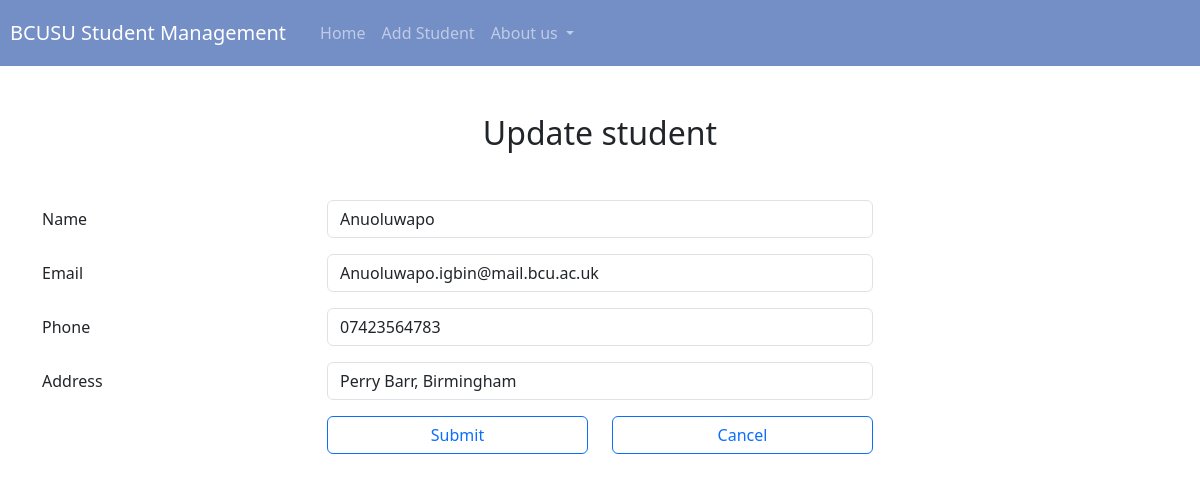
The app's page /edit-student.php?id=2 with its own data.
### tables this page shows
CREATE TABLE `student` (
  `id` int(11) NOT NULL,
  `name` varchar(255) NOT NULL,
  `email` varchar(255) NOT NULL,
  `phone` varchar(255) NOT NULL,
  `address` varchar(255) NOT NULL,
  `created_at` timestamp NOT NULL DEFAULT current_timestamp() ON UPDATE current_timestamp()
);

### edit-student.php (the view, shortened to what this page needs)
<?php
	require_once("db.php");
    $name = "";
    $email = "";
    $phone = "";
    $address = "";
    if ($_SERVER['REQUEST_METHOD'] == 'GET') {
        $id = $_GET["id"];
        $sql = "SELECT * FROM student WHERE id=$id";
        $result = $connection->query($sql);
        $row = $result->fetch_assoc();
        $name =$row["name"];
        $email =$row["email"];
        $phone =$row["phone"];
        $address =$row["address"];
    }
?>
<!DOCTYPE html>
<html lang="en">
<head>
    <link rel="stylesheet" href="https://cdn.jsdelivr.net/npm/bootstrap@5.3.2/dist/css/bootstrap.min.css
">
</head>
<body>
<nav class="navbar navbar-expand-lg navbar-dark mycolor">
		<a class="navbar-brand" style="padding:10px" href="index.php">BCUSU Student Management</a>
		<div class="collapse navbar-collapse" id="navbarSupportedContent">
			<ul class="navbar-nav mr-auto">
				<li class="nav-item active"><a class="nav-link" href="index.php">Home
				</a></li>
				<li class="nav-item active"><a class="nav-link" href="./create-new-student.php">Add
						Student</a></li>
				<li class="nav-item dropdown"><a
					class="nav-link dropdown-toggle" href="#" id="navbarDropdown"
					role="button" data-toggle="dropdown" aria-haspopup="true"
					aria-expanded="false"> About us </a>
					</li>
			</ul>
		</div>
	</nav>
    <div class="container my-5">
        <h2 class="text-center mb-5">Update student</h2>
        <form method="post">
                <div class="row mb-3">
                    <label for="" class="col-sm-3 col-form-label">Name</label>
                    <div class="col-sm-6">
                        <input type="text"  class="form-control" name="name" value="<?php echo $name; ?>">
                    </div>
                </div>
                <div class="row mb-3">
                    <label for="" class="col-sm-3 col-form-label">Email</label>
                    <div class="col-sm-6">
                        <input type="email"  class="form-control" name="email" value="<?php echo $email; ?>">
                    </div>
                </div>
                <div class="row mb-3">
                    <label for="" class="col-sm-3 col-form-label">Phone</label>
                    <div class="col-sm-6">
                        <input type="text"  class="form-control" name="phone" value="<?php echo $phone; ?>">
                    </div>
                </div>
                <div class="row mb-3">
                    <label for="" class="col-sm-3 col-form-label">Address</label>
                    <div class="col-sm-6">
                        <input type="text"  class="form-control" name="address" value="<?php echo $address; ?>">
                    </div>
                </div>
                <div class="row mb-3">
                    <div class="offset-sm-3 col-sm-3 d-grid">
                        <button type="submit" class="btn btn-outline-primary">Submit</button>
                    </div>
                    <div class="col-sm-3 d-grid">
                        <a href="./index.php" class="btn btn-outline-primary" role="button">Cancel</a>
                    </div>
                </div>
        </form>
    </div>
</body>
</html>

### edit-student.php (style rules this page uses)
* { padding: 0px; margin:0px; }
.navbar { margin: 0px; }
.mycolor { background: #748EC6; }

### records on screen
student: name "Anuoluwapo", email "Anuoluwapo.igbin@mail.bcu.ac.uk", phone "07423564783", address "Perry Barr, Birmingham"
